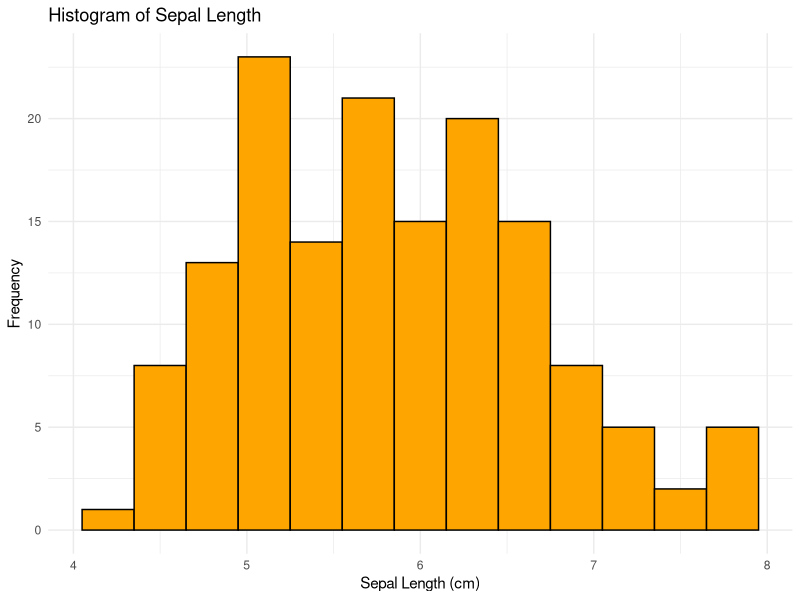

This chart was generated by the following R code:
library(ggplot2) 
# Histogram of Sepal Length 
ggplot(data = iris, aes(x = Sepal.Length)) + 
  geom_histogram(binwidth = 0.3, fill = "orange", color = "black") +  
  labs(title = "Histogram of Sepal Length",  
       x = "Sepal Length (cm)",  
       y = "Frequency") + 
  theme_minimal()